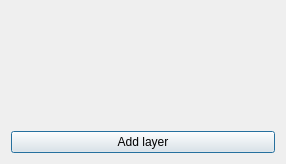
<?xml version="1.0" encoding="UTF-8"?>
<ui version="4.0">
 <class>DialogBase</class>
 <widget class="QDialog" name="DialogBase">
  <property name="geometry">
   <rect>
    <x>0</x>
    <y>0</y>
    <width>286</width>
    <height>164</height>
   </rect>
  </property>
  <property name="windowTitle">
   <string>Dialog</string>
  </property>
  <layout class="QGridLayout" name="gridLayout">
   <item row="1" column="0">
    <widget class="QPushButton" name="pushButton">
     <property name="text">
      <string>Add layer</string>
     </property>
    </widget>
   </item>
   <item row="0" column="0">
    <widget class="QWidget" name="widget" native="true"/>
   </item>
  </layout>
 </widget>
 <resources/>
 <connections/>
</ui>
